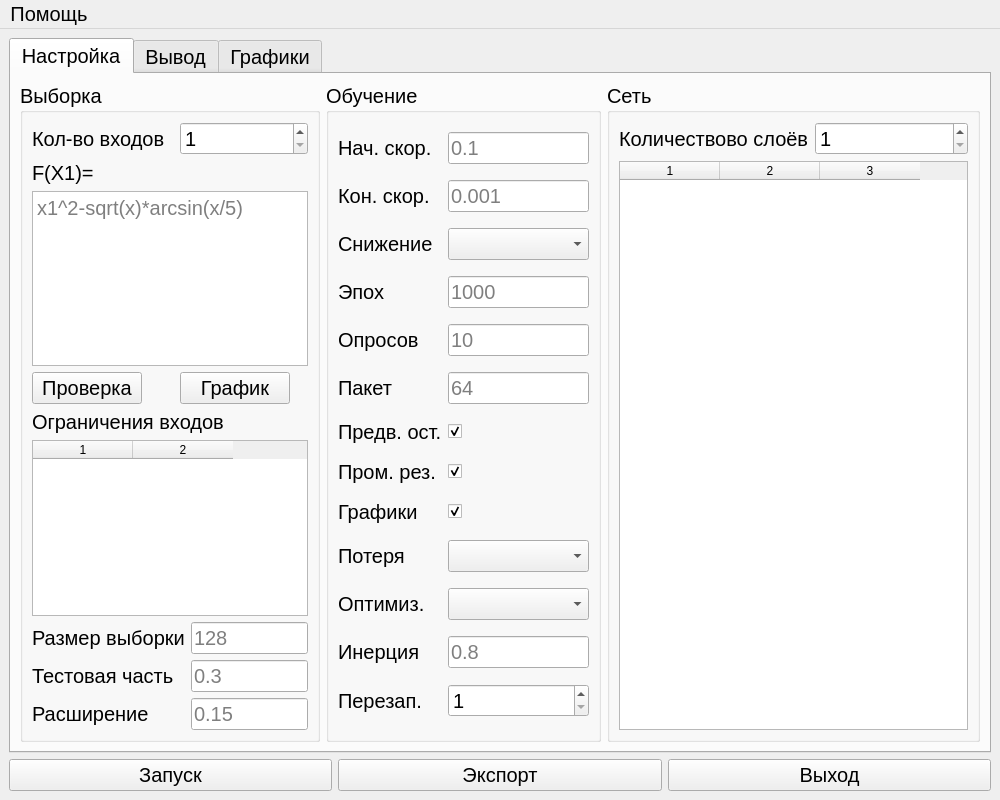
<?xml version="1.0" encoding="UTF-8"?>
<ui version="4.0">
 <class>MainWindow</class>
 <widget class="QMainWindow" name="MainWindow">
  <property name="geometry">
   <rect>
    <x>0</x>
    <y>0</y>
    <width>1000</width>
    <height>800</height>
   </rect>
  </property>
  <property name="font">
   <font>
    <pointsize>15</pointsize>
   </font>
  </property>
  <property name="contextMenuPolicy">
   <enum>Qt::DefaultContextMenu</enum>
  </property>
  <property name="windowTitle">
   <string>Обучение нейронных сетей для аппроксимации математических функций</string>
  </property>
  <property name="autoFillBackground">
   <bool>false</bool>
  </property>
  <property name="documentMode">
   <bool>false</bool>
  </property>
  <widget class="QWidget" name="centralwidget">
   <layout class="QGridLayout" name="gridLayout">
    <item row="1" column="0">
     <widget class="QPushButton" name="startButton">
      <property name="text">
       <string>Запуск</string>
      </property>
     </widget>
    </item>
    <item row="1" column="2">
     <widget class="QPushButton" name="exitButton">
      <property name="text">
       <string>Выход</string>
      </property>
     </widget>
    </item>
    <item row="0" column="0" colspan="3">
     <widget class="QTabWidget" name="tabWidget">
      <property name="sizePolicy">
       <sizepolicy hsizetype="Expanding" vsizetype="Expanding">
        <horstretch>0</horstretch>
        <verstretch>0</verstretch>
       </sizepolicy>
      </property>
      <property name="currentIndex">
       <number>0</number>
      </property>
      <widget class="QWidget" name="tab_1">
       <attribute name="title">
        <string>Настройка</string>
       </attribute>
       <layout class="QGridLayout" name="gridLayout_3">
        <item row="0" column="0">
         <widget class="QGroupBox" name="inputsGroupBox">
          <property name="maximumSize">
           <size>
            <width>300</width>
            <height>16777215</height>
           </size>
          </property>
          <property name="title">
           <string>Выборка</string>
          </property>
          <layout class="QGridLayout" name="gridLayout_4">
           <item row="6" column="3">
            <widget class="QLineEdit" name="sampleSizeEdit">
             <property name="placeholderText">
              <string>128</string>
             </property>
             <property name="clearButtonEnabled">
              <bool>true</bool>
             </property>
            </widget>
           </item>
           <item row="2" column="0" colspan="4">
            <widget class="QTextEdit" name="functionTextEdit">
             <property name="placeholderText">
              <string>x1^2-sqrt(x)*arcsin(x/5)</string>
             </property>
            </widget>
           </item>
           <item row="8" column="3">
            <widget class="QLineEdit" name="extendEdit">
             <property name="placeholderText">
              <string>0.15</string>
             </property>
             <property name="clearButtonEnabled">
              <bool>true</bool>
             </property>
            </widget>
           </item>
           <item row="5" column="0" colspan="4">
            <widget class="QTableWidget" name="inputsMinMaxTable">
             <property name="rowCount">
              <number>0</number>
             </property>
             <property name="columnCount">
              <number>2</number>
             </property>
             <column/>
             <column/>
            </widget>
           </item>
           <item row="7" column="0" colspan="2">
            <widget class="QLabel" name="testSizeLabel">
             <property name="text">
              <string>Тестовая часть</string>
             </property>
            </widget>
           </item>
           <item row="4" column="0" colspan="4">
            <widget class="QLabel" name="inputsMinMaxLabel">
             <property name="text">
              <string>Ограничения входов</string>
             </property>
            </widget>
           </item>
           <item row="6" column="0" colspan="3">
            <widget class="QLabel" name="sampleSizeLabel">
             <property name="text">
              <string>Размер выборки</string>
             </property>
            </widget>
           </item>
           <item row="0" column="0" colspan="2">
            <widget class="QLabel" name="inputsLabel">
             <property name="text">
              <string>Кол-во входов</string>
             </property>
            </widget>
           </item>
           <item row="1" column="0">
            <widget class="QLabel" name="functionLabel">
             <property name="text">
              <string>F(X1)=</string>
             </property>
            </widget>
           </item>
           <item row="7" column="3">
            <widget class="QLineEdit" name="testSizeEdit">
             <property name="placeholderText">
              <string>0.3</string>
             </property>
             <property name="clearButtonEnabled">
              <bool>true</bool>
             </property>
            </widget>
           </item>
           <item row="8" column="0" colspan="2">
            <widget class="QLabel" name="extendLabel">
             <property name="text">
              <string>Расширение</string>
             </property>
            </widget>
           </item>
           <item row="0" column="2" colspan="2">
            <widget class="QSpinBox" name="inputsSpinBox">
             <property name="minimum">
              <number>1</number>
             </property>
            </widget>
           </item>
           <item row="3" column="0" colspan="2">
            <widget class="QPushButton" name="validateFunctionButton">
             <property name="maximumSize">
              <size>
               <width>110</width>
               <height>16777215</height>
              </size>
             </property>
             <property name="text">
              <string>Проверка</string>
             </property>
            </widget>
           </item>
           <item row="3" column="2" colspan="2">
            <widget class="QPushButton" name="plotFunctionButton">
             <property name="maximumSize">
              <size>
               <width>110</width>
               <height>16777215</height>
              </size>
             </property>
             <property name="text">
              <string>График</string>
             </property>
            </widget>
           </item>
          </layout>
         </widget>
        </item>
        <item row="0" column="1">
         <widget class="QGroupBox" name="trainGroupBox">
          <property name="maximumSize">
           <size>
            <width>275</width>
            <height>16777215</height>
           </size>
          </property>
          <property name="title">
           <string>Обучение</string>
          </property>
          <layout class="QGridLayout" name="gridLayout_2">
           <item row="0" column="0">
            <widget class="QLabel" name="lrStartLabel">
             <property name="text">
              <string>Нач. скор.</string>
             </property>
            </widget>
           </item>
           <item row="0" column="1">
            <widget class="QLineEdit" name="lrEdit">
             <property name="placeholderText">
              <string>0.1</string>
             </property>
             <property name="clearButtonEnabled">
              <bool>true</bool>
             </property>
            </widget>
           </item>
           <item row="1" column="0">
            <widget class="QLabel" name="lrFinalLabel">
             <property name="text">
              <string>Кон. скор.</string>
             </property>
            </widget>
           </item>
           <item row="1" column="1">
            <widget class="QLineEdit" name="lrFinalEdit">
             <property name="placeholderText">
              <string>0.001</string>
             </property>
             <property name="clearButtonEnabled">
              <bool>true</bool>
             </property>
            </widget>
           </item>
           <item row="2" column="0">
            <widget class="QLabel" name="decayLabel">
             <property name="text">
              <string>Снижение</string>
             </property>
            </widget>
           </item>
           <item row="2" column="1">
            <widget class="QComboBox" name="decayComboBox">
             <property name="insertPolicy">
              <enum>QComboBox::InsertAtBottom</enum>
             </property>
            </widget>
           </item>
           <item row="3" column="0">
            <widget class="QLabel" name="epochsLabel">
             <property name="text">
              <string>Эпох</string>
             </property>
            </widget>
           </item>
           <item row="3" column="1">
            <widget class="QLineEdit" name="epochsEdit">
             <property name="placeholderText">
              <string>1000</string>
             </property>
             <property name="clearButtonEnabled">
              <bool>true</bool>
             </property>
            </widget>
           </item>
           <item row="4" column="0">
            <widget class="QLabel" name="queryLabel">
             <property name="text">
              <string>Опросов</string>
             </property>
            </widget>
           </item>
           <item row="4" column="1">
            <widget class="QLineEdit" name="queryEdit">
             <property name="placeholderText">
              <string>10</string>
             </property>
             <property name="clearButtonEnabled">
              <bool>true</bool>
             </property>
            </widget>
           </item>
           <item row="5" column="0">
            <widget class="QLabel" name="batchSizeLabel">
             <property name="text">
              <string>Пакет</string>
             </property>
            </widget>
           </item>
           <item row="5" column="1">
            <widget class="QLineEdit" name="batchSizeEdit">
             <property name="placeholderText">
              <string>64</string>
             </property>
             <property name="clearButtonEnabled">
              <bool>true</bool>
             </property>
            </widget>
           </item>
           <item row="6" column="0">
            <widget class="QLabel" name="stoppingLabel">
             <property name="text">
              <string>Предв. ост.</string>
             </property>
            </widget>
           </item>
           <item row="6" column="1">
            <widget class="QCheckBox" name="stoppingCheckBox">
             <property name="text">
              <string/>
             </property>
             <property name="checked">
              <bool>true</bool>
             </property>
            </widget>
           </item>
           <item row="7" column="0">
            <widget class="QLabel" name="printLabel">
             <property name="text">
              <string>Пром. рез.</string>
             </property>
            </widget>
           </item>
           <item row="7" column="1">
            <widget class="QCheckBox" name="printCheckBox">
             <property name="text">
              <string/>
             </property>
             <property name="checked">
              <bool>true</bool>
             </property>
            </widget>
           </item>
           <item row="8" column="0">
            <widget class="QLabel" name="plotsLabel">
             <property name="text">
              <string>Графики</string>
             </property>
            </widget>
           </item>
           <item row="8" column="1">
            <widget class="QCheckBox" name="plotsCheckBox">
             <property name="text">
              <string/>
             </property>
             <property name="checked">
              <bool>true</bool>
             </property>
            </widget>
           </item>
           <item row="9" column="0">
            <widget class="QLabel" name="lossLabel">
             <property name="text">
              <string>Потеря</string>
             </property>
            </widget>
           </item>
           <item row="9" column="1">
            <widget class="QComboBox" name="lossComboBox"/>
           </item>
           <item row="10" column="0">
            <widget class="QLabel" name="optimizerLabel">
             <property name="text">
              <string>Оптимиз.</string>
             </property>
            </widget>
           </item>
           <item row="10" column="1">
            <widget class="QComboBox" name="optimizerComboBox"/>
           </item>
           <item row="11" column="0">
            <widget class="QLabel" name="momentumLabel">
             <property name="text">
              <string>Инерция</string>
             </property>
            </widget>
           </item>
           <item row="11" column="1">
            <widget class="QLineEdit" name="momentumEdit">
             <property name="placeholderText">
              <string>0.8</string>
             </property>
             <property name="clearButtonEnabled">
              <bool>true</bool>
             </property>
            </widget>
           </item>
           <item row="12" column="0">
            <widget class="QLabel" name="restartsLabel">
             <property name="text">
              <string>Перезап.</string>
             </property>
            </widget>
           </item>
           <item row="12" column="1">
            <widget class="QSpinBox" name="restartsSpinBox">
             <property name="minimum">
              <number>1</number>
             </property>
            </widget>
           </item>
          </layout>
         </widget>
        </item>
        <item row="0" column="2">
         <widget class="QGroupBox" name="layersGroupBox">
          <property name="title">
           <string>Сеть</string>
          </property>
          <layout class="QGridLayout" name="gridLayout_6">
           <item row="0" column="0">
            <widget class="QLabel" name="layersLabel">
             <property name="text">
              <string>Количествово слоёв</string>
             </property>
            </widget>
           </item>
           <item row="0" column="1">
            <widget class="QSpinBox" name="layersSpinBox">
             <property name="minimum">
              <number>1</number>
             </property>
            </widget>
           </item>
           <item row="1" column="0" colspan="2">
            <widget class="QTableWidget" name="layersTable">
             <property name="alternatingRowColors">
              <bool>false</bool>
             </property>
             <property name="columnCount">
              <number>3</number>
             </property>
             <attribute name="horizontalHeaderDefaultSectionSize">
              <number>100</number>
             </attribute>
             <column/>
             <column/>
             <column/>
            </widget>
           </item>
          </layout>
         </widget>
        </item>
       </layout>
      </widget>
      <widget class="QWidget" name="tab_2">
       <attribute name="title">
        <string>Вывод</string>
       </attribute>
       <layout class="QGridLayout" name="gridLayout_7">
        <item row="0" column="0">
         <widget class="QTextEdit" name="outputEdit">
          <property name="readOnly">
           <bool>true</bool>
          </property>
          <property name="placeholderText">
           <string>Здесь будет выведена информация о результатах обучения</string>
          </property>
         </widget>
        </item>
        <item row="1" column="0">
         <widget class="QPushButton" name="clearOutputButton">
          <property name="text">
           <string>Очистить</string>
          </property>
         </widget>
        </item>
       </layout>
      </widget>
      <widget class="QWidget" name="tab_3">
       <attribute name="title">
        <string>Графики</string>
       </attribute>
       <layout class="QGridLayout" name="gridLayout_5">
        <item row="0" column="0">
         <widget class="QMdiArea" name="mdiArea"/>
        </item>
       </layout>
      </widget>
     </widget>
    </item>
    <item row="1" column="1">
     <widget class="QPushButton" name="exportButton">
      <property name="text">
       <string>Экспорт</string>
      </property>
     </widget>
    </item>
   </layout>
  </widget>
  <widget class="QMenuBar" name="menuBar">
   <property name="geometry">
    <rect>
     <x>0</x>
     <y>0</y>
     <width>1000</width>
     <height>29</height>
    </rect>
   </property>
   <widget class="QMenu" name="menu">
    <property name="title">
     <string>Помощь</string>
    </property>
    <addaction name="tabsAction"/>
    <addaction name="buttonsAction"/>
    <addaction name="settingsAction"/>
    <addaction name="separator"/>
    <addaction name="guideAction"/>
    <addaction name="aboutAction"/>
   </widget>
   <addaction name="menu"/>
  </widget>
  <action name="tabsAction">
   <property name="text">
    <string>О назначении вкладок</string>
   </property>
  </action>
  <action name="buttonsAction">
   <property name="text">
    <string>О назначении кнопок</string>
   </property>
  </action>
  <action name="guideAction">
   <property name="text">
    <string>Инструкция</string>
   </property>
  </action>
  <action name="aboutAction">
   <property name="text">
    <string>О программе</string>
   </property>
  </action>
  <action name="settingsAction">
   <property name="text">
    <string>О настройках</string>
   </property>
  </action>
 </widget>
 <resources/>
 <connections/>
</ui>
